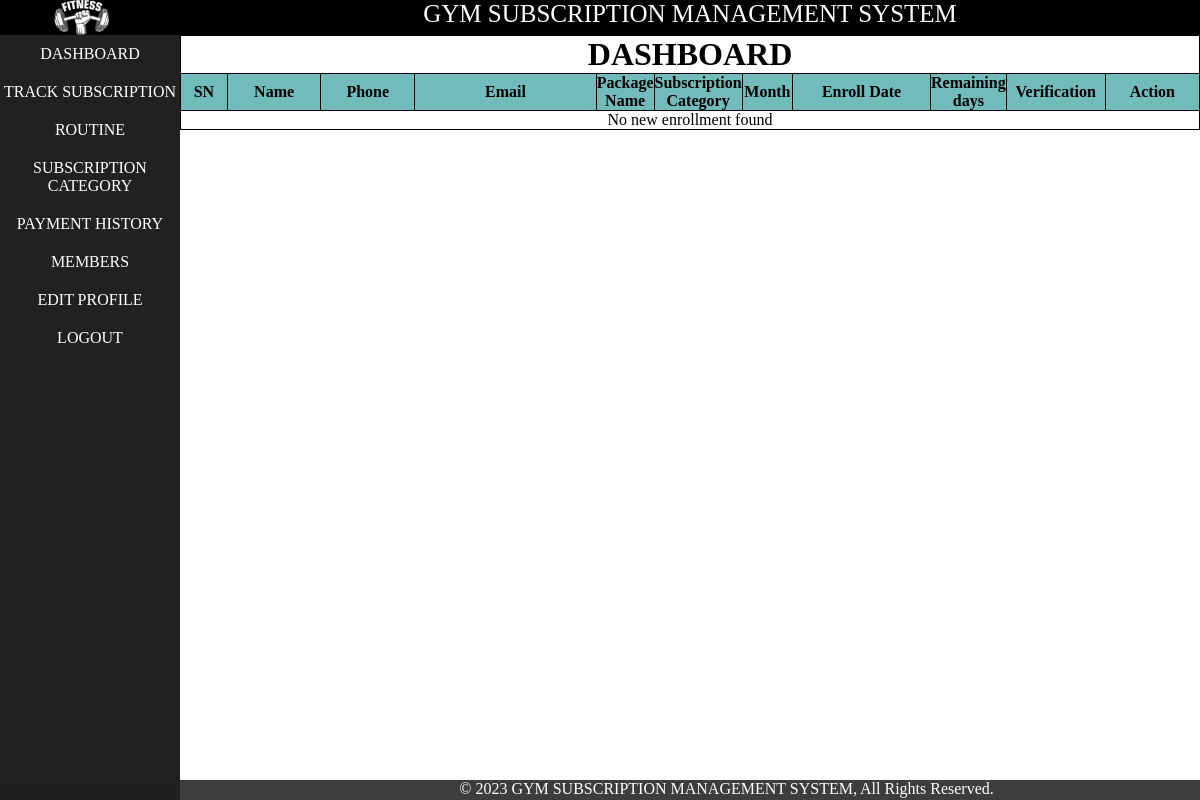
/admin/dashboard.php (signed in), run on an earlier commit of the app's database.
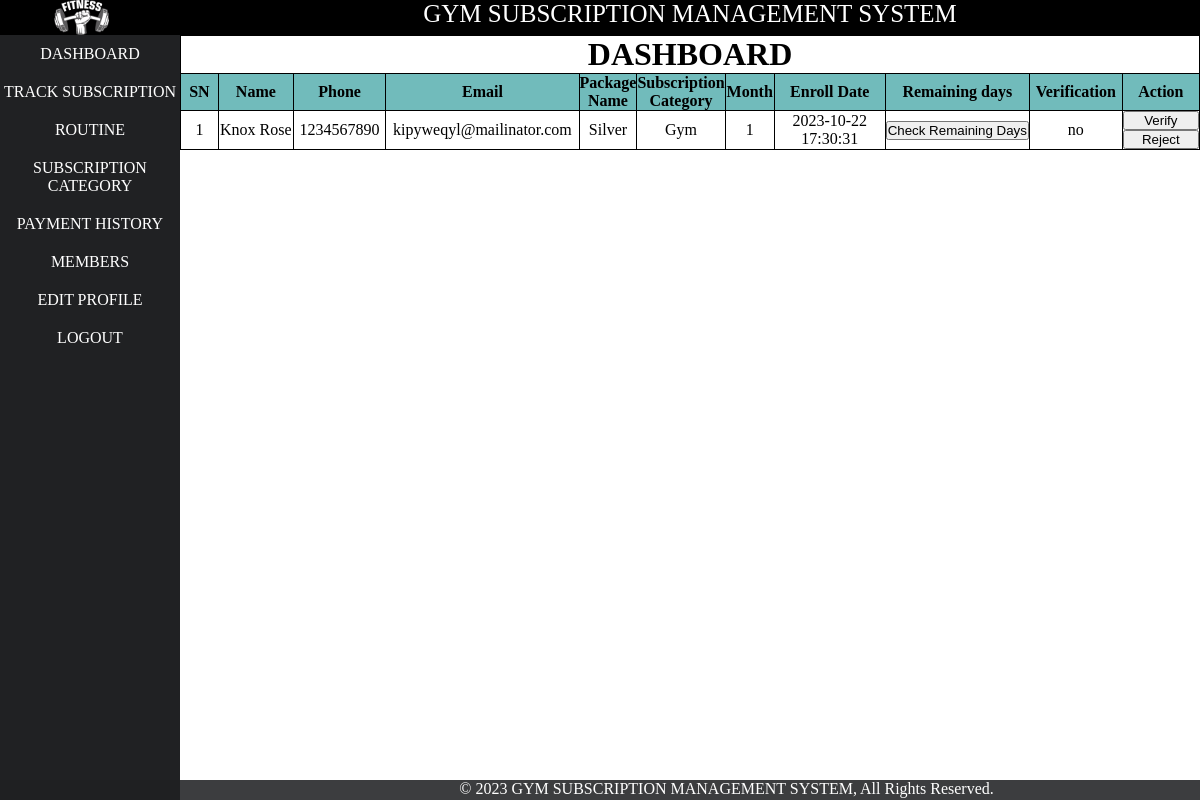
And on a later commit of the database.
### tables this page shows
CREATE TABLE `enrollment` (
  `eid` int(11) NOT NULL,
  `mid` int(11) NOT NULL,
  `cid` int(11) NOT NULL,
  `verified` varchar(10) NOT NULL DEFAULT 'no',
  `edate` datetime NOT NULL DEFAULT current_timestamp()
);

CREATE TABLE `member` (
  `mid` int(11) NOT NULL,
  `name` varchar(21) NOT NULL,
  `phone` bigint(10) NOT NULL,
  `email` varchar(31) NOT NULL,
  `password` varchar(255) NOT NULL,
  `status` varchar(500) NOT NULL DEFAULT 'offline',
  `date` datetime NOT NULL DEFAULT current_timestamp(),
  `image` varchar(1100) DEFAULT 'defaultuser.jpg',
  `m_otp` varchar(225) NOT NULL,
  `m_opt_expire_time` datetime NOT NULL
);

CREATE TABLE `category` (
  `cid` int(11) NOT NULL,
  `package_name` varchar(20) NOT NULL,
  `cname` varchar(20) NOT NULL DEFAULT 'Gym',
  `duration` int(11) NOT NULL,
  `package_price` int(30) NOT NULL,
  `image` varchar(1000) NOT NULL
);

### admin/dashboard.php (the view, shortened to what this page needs)
<?php
include 'layout/header.php';
include 'layout/left.php';
?>
<div id="right">
    <link rel="stylesheet" href="../css/tableDecorate.css">
    <div class="table_class">
        <table class="membership">
            <tr>
                <td colspan="11">
                    <h1 class="center">DASHBOARD</h1>
                </td>
            </tr>
            <tr>
                <th width=5%;>SN</th>
                <th width=10% ;>Name</th>
                <th width=10%;>Phone</th>
                <th width=20% ;>Email</th>
                <th width=5% ;>Package Name</th>
                <th width=5%;>Subscription Category</th>
                <th width=5% ;>Month</th>
                <th width=15%;>Enroll Date</th>
                <th width=5%;>Remaining days</th>
                <th width=10%;>Verification</th>
                <th width=10%;>Action</th>
            </tr>
            <?php
$conn = new mysqli("localhost", "root", "", "gsms");
$sql = "SELECT m.mid, m.name, m.phone, m.email, m.date, c.package_name,
            c.cid, c.cname, c.duration, c.package_price, e.eid, e.verified, e.edate
            FROM member m
            INNER JOIN enrollment e ON m.mid = e.mid
            INNER JOIN category c ON e.cid = c.cid  where e.verified='no' ";
$result = $conn->query($sql);
if ($result->num_rows > 0) {
    $i = 0;
    while ($row = $result->fetch_assoc()) {
        $i++;
        $mid = $row["mid"];
        $name = $row["name"];
        $phone = $row["phone"];
        $email = $row["email"];
        $cid = $row["cid"];
        $eid = $row["eid"];
        $cname = $row["cname"];
        $package_name = $row["package_name"];
        $date = $row["edate"];
        $duration = $row["duration"];
        $verified = $row["verified"];
        echo "<tr>
                                <td>$i</td>
                                <td>$name</td>
                                <td>$phone</td>
                                <td>$email</td>
                                <td>$package_name</td>
                                <td>$cname</td>
                                <td>$duration</td>
                                <td>$date</td>
                                <td>
                                </form>
                                <form action='dashboard.php' method='get'>
                                <input type='hidden' value='$mid' name='mid'>
                                <input type='submit' name='remaining_days' value='Check Remaining Days' class='edit_sub_track'>
                            </form>
                                </td>
                                <td>$verified</td>
                                <td class='h-center'>
                                    <form action='dashboard.php' method='get'>
                                        <input type='hidden' value='$eid' name='enroll_id'>
                                        <input type='hidden' value='$cid' name='cid'>
                                        <input type='hidden' value='$mid' name='mid'>
                                        <input type='submit' name='verify' value='Verify' class='edit_sub_track'>
                                    </form>
                                    </form>
                                    <form action='dashboard.php' method='get'>
                                    <input type='hidden' value='$eid' name='enroll_id'>
                                    <input type='submit' name='reject_verify' value='Reject' class='edit_sub_track'>
                                </form>
                                </td>
                            </tr>";
    }
} else {
    echo "<tr><td colspan='11'>No new enrollment found</td></tr>";
}
?>
        </table>
    </div>
</div>
<?php
include 'layout/footer.php';
?>

What changed in the data, as far as the page shows it:
now on this page (row edited): enrollment: mid.name "Knox Rose", mid.phone "1234567890", mid.email "kipyweqyl@mailinator.com", cid.package_name "Silver", cid.cname "Gym", cid.duration "1", edate "2023-10-22 17:30:31", verified "no"
Also different on the page:
text no longer shown: "No new enrollment found"
